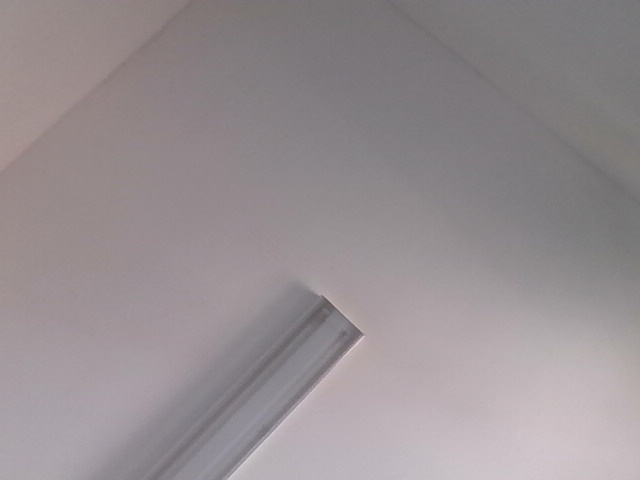
#> input picture Practica 6 - Umbralizacion y operaciones morfologicas/Foto1.jpg, 640 x 480 px
$ python Ejercicio1_1.py
#> lines starting #> are read from the running program, lines starting #| are printed output that depends on the picture; after the words box and inside, x2 and y2 are one past the last pixel; in counts of white or black regions, pixels touching at a corner belong together
import cv2

img1 = "Foto1.jpg"
img2 = "Foto2.jpg"

img1 = cv2.imread(img1, cv2.IMREAD_GRAYSCALE)
#> img1: shape (480, 640); min 85, max 213, mean 145.5
img2 = cv2.imread(img2, cv2.IMREAD_GRAYSCALE)
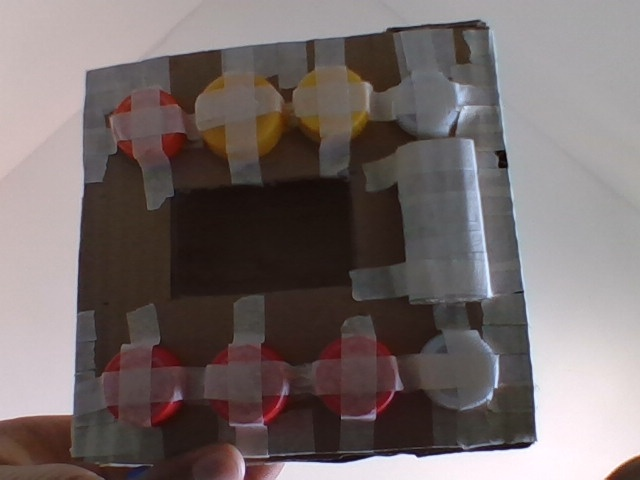
#> input picture Practica 6 - Umbralizacion y operaciones morfologicas/Foto2.jpg, 640 x 480 px
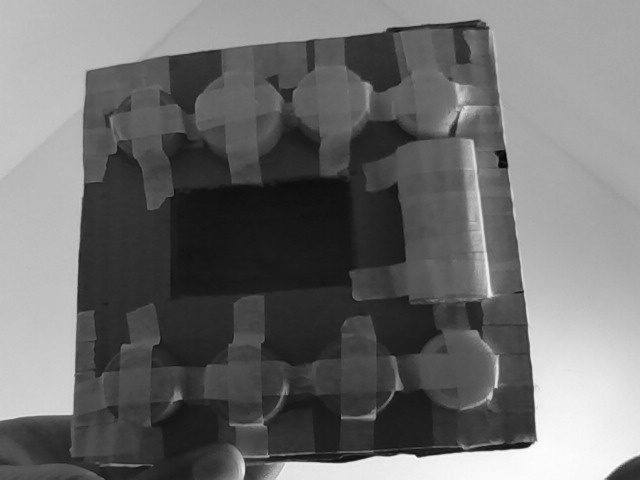
#> img2: shape (480, 640); min 5, max 255, mean 110.1

img1_b = cv2.GaussianBlur(img1, (5, 5), 0)
img2_b = cv2.GaussianBlur(img2, (5, 5), 0)

img_res = cv2.subtract(img1_b, img2_b)
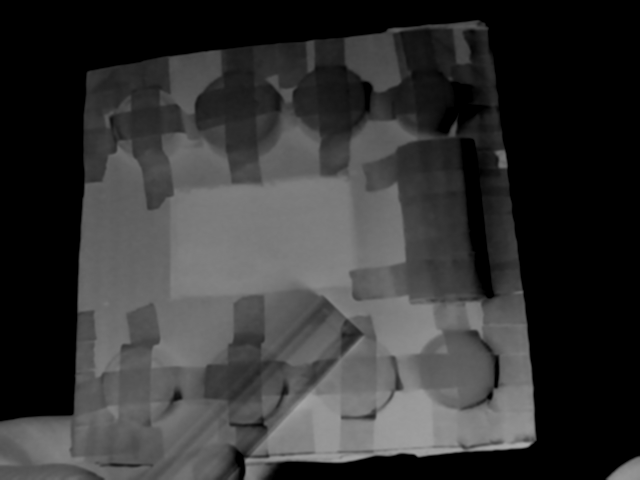
#> img_res: shape (480, 640); min 0, max 173, mean 52.4

cv2.imshow("Resta", img_res)
cv2.waitKey(0)
cv2.destroyAllWindows()

img_thresh = cv2.threshold(img_res, 95, 255, cv2.THRESH_BINARY)[1]
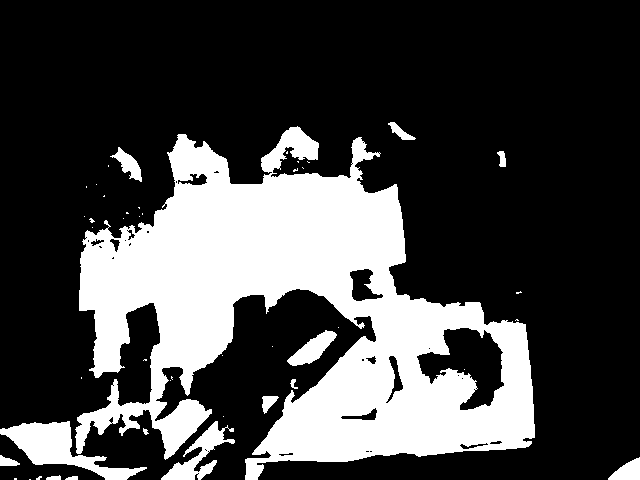
#> img_thresh: shape (480, 640); 27.3% white; 45 white regions (31 under 20 px), largest, box (x1, y1, x2, y2) and area: (75, 126, 535, 480) 76932, (0, 421, 147, 480) 3039, (161, 421, 235, 480) 1388
cv2.imshow("Umbral", img_thresh)
cv2.waitKey(0)
cv2.destroyAllWindows()

k3 = cv2.getStructuringElement(cv2.MORPH_RECT, (3, 3))
mask1 = cv2.dilate(img_thresh, k3, iterations=1)
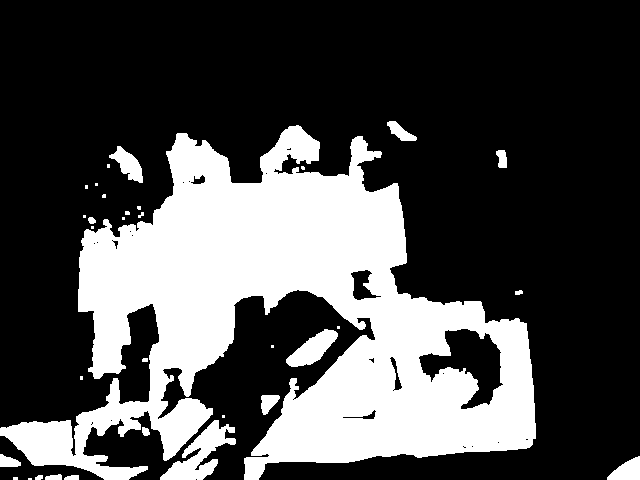
#> mask1: shape (480, 640); 29.8% white; 33 white regions (16 under 20 px), largest, box (x1, y1, x2, y2) and area: (0, 125, 536, 480) 86058, (160, 420, 236, 480) 1822, (286, 329, 338, 367) 978
cv2.imshow("Dilatacion", mask1)
mask2 = cv2.erode(img_thresh, k3, iterations=1)
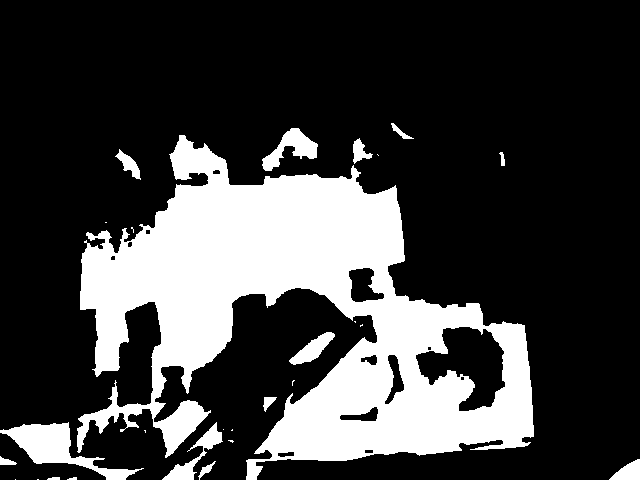
#> mask2: shape (480, 640); 24.9% white; 27 white regions (12 under 20 px), largest, box (x1, y1, x2, y2) and area: (77, 135, 534, 480) 69984, (0, 422, 144, 480) 2601, (262, 128, 318, 171) 1018
cv2.imshow("Erosion", mask2)
mask3 = cv2.morphologyEx(img_thresh, cv2.MORPH_OPEN, k3, iterations=1)
#> mask3: shape (480, 640); 27.2% white; 22 white regions (6 under 20 px), largest, box (x1, y1, x2, y2) and area: (76, 134, 535, 480) 75299, (0, 421, 145, 480) 3030, (161, 421, 225, 480) 1305
cv2.imshow("Apertura", mask3)
mask4 = cv2.morphologyEx(img_thresh, cv2.MORPH_CLOSE, k3, iterations=1)
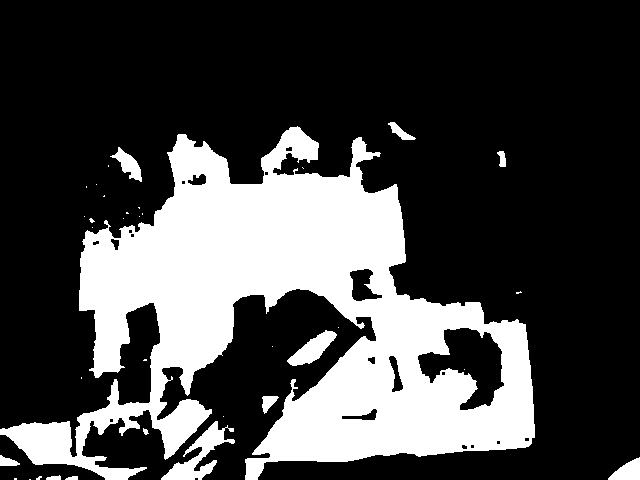
#> mask4: shape (480, 640); 27.5% white; 35 white regions (23 under 20 px), largest, box (x1, y1, x2, y2) and area: (0, 126, 535, 480) 80633, (161, 421, 235, 480) 1414, (287, 330, 337, 366) 800
cv2.imshow("Cierre", mask4)
cv2.waitKey(0)
cv2.destroyAllWindows()
